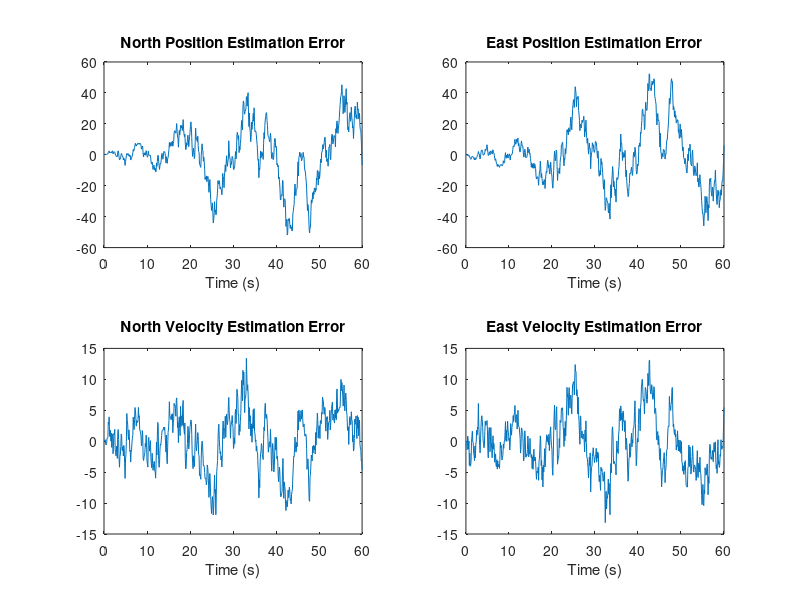

The MATLAB script that drew this image:
clc; clear all; close all;
rng(12)
tf = 60; % Simulation length
dt = 0.1; % Simulation step size
x_obs = [0 0 50 50]'; % Initial state
n = length(x_obs);
xhat = x_obs;
xhat_ukf = xhat;

% Tracking station location
N1 = 20;
E1 = 0;
N2 = 0; 
E2 = 20;

P = eye(4);
Pukf = P;
R = diag([1,1]);
Q = diag([0, 0, 4, 4]);
W = ones((2*n),1) / (2*n);

A = [1 0 dt 0;
     0 1 0 dt;
     0 0 1 0;
     0 0 0 1];

x_obs_list = x_obs;
xhatukf_list= xhat_ukf;
Pukf_list = diag(Pukf);

for t = dt : dt : tf
    % Simulate observations
    x_obs = A*x_obs;
    x_obs_list = [x_obs_list x_obs];
    x1 = x_obs(1);
    x2 = x_obs(2);
    H = [-(N1 - x1)/((E1 - x2)^2 + (N1 - x1)^2)^(1/2) -(E1 - x2)/((E1 - x2)^2 + (N1 - x1)^2)^(1/2) 0 0;
         -(N2 - x1)/((E2 - x2)^2 + (N2 - x1)^2)^(1/2) -(E2 - x2)/((E2 - x2)^2 + (N2 - x1)^2)^(1/2) 0 0];
    z_obs = H * x_obs + sqrt(diag(R)).*randn(2,1);

    % Generate the UKF sigma points.
    [root,p] = chol(n*Pukf);
    for i = 1 : n
       xhat_k_1(:,i) = xhat_ukf + root(i,:)';
       xhat_k_1(:,i+n) = xhat_ukf - root(i,:)';
    end
    % Time update
    for i = 1 : (2*n)
          xhat_k_1(:,i) = A*xhat_k_1(:,i);
    end
    xhat_ukf = zeros(n,1);
    for i = 1 : (2*n)
       xhat_ukf = xhat_ukf + W(i) * xhat_k_1(:,i);
    end
    Pukf = zeros(n,n);
    for i = 1 : (2*n)
       Pukf = Pukf + W(i) * (xhat_k_1(:,i) - xhat_ukf) * (xhat_k_1(:,i) - xhat_ukf)';
    end
    Pukf = Pukf + Q;

    % Measurement update
    for i = 1 : (2*n)
      zukf(:,i) = H*xhat_k_1(:,i);
    end
    zhat = 0;
    for i = 1 : (2*n)
      zhat = zhat + W(i) * zukf(:,i);
    end
    Py = 0;
    Pxy = zeros(n,1);
    for i = 1 : (2*n)
      Py = Py + W(i) * (zukf(:,i) - zhat) * (zukf(:,i) - zhat)';
      Pxy = Pxy + W(i) * (xhat_k_1(:,i) - xhat_ukf) * (zukf(:,i) - zhat)';
    end
    Py = Py + R;
    Kukf = Pxy * inv(Py);
    xhat_ukf = xhat_ukf + Kukf * (z_obs - zhat);
    Pukf = Pukf - Kukf * Py * Kukf';   
    xhatukf_list = [xhatukf_list xhat_ukf];
    Pukf_list = [Pukf_list diag(Pukf)];
    
end

% visualize
x_err = x_obs_list - xhatukf_list;
t = 0 : dt : tf;
figure()
subplot(2,2,1)
plot(t,x_err(1,:))
xlabel('Time (s)'); 
title('North Position Estimation Error');
subplot(2,2,2)
plot(t,x_err(2,:))
xlabel('Time (s)'); 
title('East Position Estimation Error');
subplot(2,2,3)
plot(t,x_err(3,:))
xlabel('Time (s)'); 
title('North Velocity Estimation Error');
subplot(2,2,4)
plot(t,x_err(4,:))
xlabel('Time (s)'); 
title('East Velocity Estimation Error');
